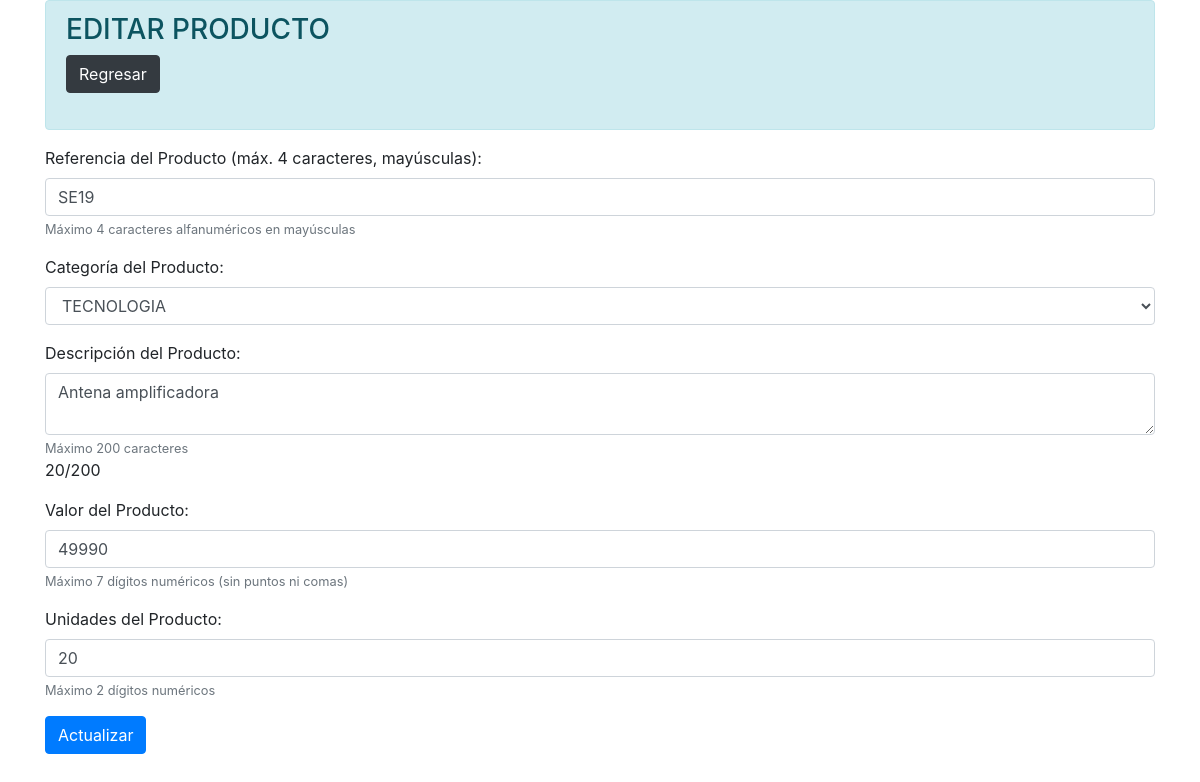
The page /vistas/editar_producto.php?id_producto=28 (signed in) on the database its author committed.
### tables this page shows
CREATE TABLE `productos` (
  `id_producto` int(11) NOT NULL AUTO_INCREMENT,
  `ref_producto` varchar(15) NOT NULL,
  `descripcion_producto` varchar(50) NOT NULL,
  `cat_producto` varchar(20) NOT NULL DEFAULT 'TECNOLOGIA',
  `valor_producto` varchar(10) NOT NULL,
  `unidades_producto` int(11) NOT NULL,
  PRIMARY KEY (`id_producto`)
);

### vistas/editar_producto.php (the view, shortened to what this page needs)
<?php
include '../conexion/conexion.php';
?>
<!DOCTYPE html>
<html lang="en">
<head>
    <link rel="stylesheet" href="https://stackpath.bootstrapcdn.com/bootstrap/4.5.2/css/bootstrap.min.css">
</head>
<body>
    <?php
    if(isset($_POST['submit'])){
        $id_producto = $_POST['id_producto'];
        $ref_producto = strtoupper($_POST['ref_producto']);
        $cat_producto = $_POST['cat_producto'];
        $descripcion_producto = $_POST['descripcion_producto'];
        $valor_producto = $_POST['valor_producto'];
        $unidades_producto = $_POST['unidades_producto'];
        $errores = validarDatos($ref_producto, $cat_producto, $descripcion_producto, $valor_producto, $unidades_producto);
        if (empty($errores)) {
            $sql = "UPDATE productos SET ref_producto='$ref_producto', cat_producto='$cat_producto', descripcion_producto='$descripcion_producto', valor_producto='$valor_producto', unidades_producto='$unidades_producto' WHERE id_producto='$id_producto'";
            $resultado = mysqli_query($conexion, $sql);
            if($resultado){
                echo "<script> alert ('Los datos fueron actualizados en la base de datos correctamente'); location.assign ('productos.php'); </script>";
            } else {
                echo "<script> alert ('ERROR: Los datos no fueron actualizados en la base de datos'); location.assign ('productos.php'); </script>";
            }
            mysqli_close($conexion);
        }
    }
    else{
        $id_producto = $_GET['id_producto'];
        $sql = "SELECT * FROM productos WHERE id_producto = '$id_producto'";
        $resultado = mysqli_query($conexion, $sql);
        $fila = mysqli_fetch_assoc($resultado);
        $ref_producto = $fila["ref_producto"];
        $cat_producto = $fila["cat_producto"];
        $descripcion_producto = $fila["descripcion_producto"];
        $valor_producto = $fila["valor_producto"];
        $unidades_producto = $fila["unidades_producto"];
    ?>
<div class="container">
    <div class="alert alert-info">
        <h3>EDITAR PRODUCTO</h3>
        <a class="btn btn-dark" href="productos.php">Regresar</a><br><br>
    </div>
</div>
<div class="container">
    <form id="formulario" action="<?=$_SERVER['PHP_SELF']?>" method="post" onsubmit="return validarFormulario()">
        <div class="form-group">
            <label for="ref_producto">Referencia del Producto (máx. 4 caracteres, mayúsculas):</label><br>
            <input type="text" id="ref_producto" name="ref_producto" class="form-control" value="<?php echo $ref_producto; ?>" maxlength="4" required>
            <small class="form-text text-muted">Máximo 4 caracteres alfanuméricos en mayúsculas</small>
        </div>
        <div class="form-group">
            <label for="cat_producto">Categoría del Producto:</label><br>
            <select id="cat_producto" name="cat_producto" class="form-control" required>
                <option value="TECNOLOGIA" <?php if($cat_producto=="TECNOLOGIA") echo "selected"; ?>>TECNOLOGIA</option>
            </select>
        </div>
        <div class="form-group">
            <label for="descripcion_producto">Descripción del Producto:</label><br>
            <textarea id="descripcion_producto" name="descripcion_producto" class="form-control" maxlength="200" required><?php echo $descripcion_producto; ?></textarea>
            <small class="form-text text-muted">Máximo 200 caracteres</small>
            <div id="contador">0/200</div>
        </div>
        <div class="form-group">
            <label for="valor_producto">Valor del Producto:</label><br>
            <input type="text" id="valor_producto" name="valor_producto" class="form-control" value="<?php echo $valor_producto; ?>" maxlength="7" required>
            <small class="form-text text-muted">Máximo 7 dígitos numéricos (sin puntos ni comas)</small>
        </div>
        <div class="form-group">
            <label for="unidades_producto">Unidades del Producto:</label><br>
            <input type="text" id="unidades_producto" name="unidades_producto" class="form-control" value="<?php echo $unidades_producto; ?>" maxlength="2" required>
            <small class="form-text text-muted">Máximo 2 dígitos numéricos</small>
        </div>
        <button type="submit" name="submit" class="btn btn-primary">Actualizar</button>
    </form>
</div>
<?php
    }
?>
</body>
</html>

### rows shown on the page
productos: ref_producto "SE19", cat_producto "TECNOLOGIA", descripcion_producto "Antena amplificadora", valor_producto "49990", unidades_producto "20"
